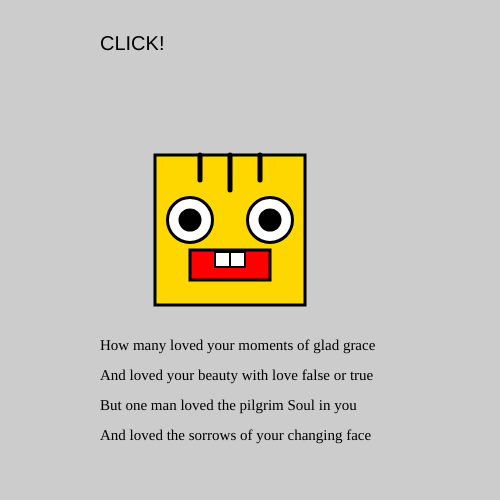
Frame 1 (no input)
Frame 60 (no input): identical to frame 1, image omitted
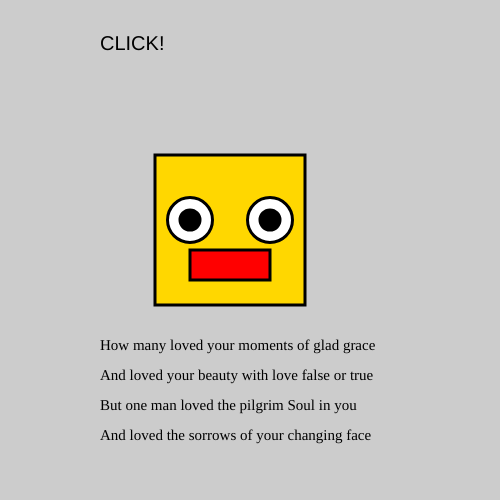
Frame 120 (the mouse pressed at the canvas centre since frame 60)

The p5.js sketch that drew these frames (run headless with seeded random() and noise() and a simulated clock; from frame 60 on, the mouse is pressed at the canvas centre):

// p5.js sketch
// ── sketch.js
//example/coordinates

//add text;
function setup() {
  createCanvas(500,500);



}

function draw() {
  background(204);

textFont("Arial");
  textSize(20);
  fill(0);
  text("CLICK!", 100,50);

  textFont("Times New Roman");
  textSize(15);
  text("How many loved your moments of glad grace", 100, 350);
  text("And loved your beauty with love false or true", 100, 380);
  text("But one man loved the pilgrim Soul in you", 100, 410);
  text("And loved the sorrows of your changing face", 100, 440);


//face
fill(255,215,0);
strokeWeight(3);
rect(155,155,150,150);

//big white eyes
fill(255);
ellipse(190,220,45,45);
ellipse(270,220,45,45);

//small black eyes inside
fill(0);
ellipse(190,220,20,20);
ellipse(270,220,20,20);

//mouth
fill('red');
rect(190,250,80,30);


//tooth
if (mouseIsPressed){
  strokeWeight(0);
} else {
  strokeWeight(2);
}

if (mouseIsPressed){
  fill('red');
} else {
  fill(255);
}

rect(215,252,15,15);
rect(230,252,15,15);


//hairs
if (mouseIsPressed){
  strokeWeight(0);
  } else {
  strokeWeight(5);

strokeWeight(5);
line(200,155,200,180);
line(230,155,230,190);
line(260,155,260,180);



  }





}
